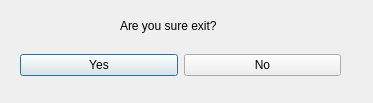
<?xml version="1.0" encoding="UTF-8"?>
<ui version="4.0">
 <class>Exit</class>
 <widget class="QDialog" name="Exit">
  <property name="geometry">
   <rect>
    <x>0</x>
    <y>0</y>
    <width>373</width>
    <height>103</height>
   </rect>
  </property>
  <property name="windowTitle">
   <string>Dialog</string>
  </property>
  <widget class="QLabel" name="Qlabel">
   <property name="geometry">
    <rect>
     <x>120</x>
     <y>10</y>
     <width>161</width>
     <height>31</height>
    </rect>
   </property>
   <property name="text">
    <string>Are you sure exit?</string>
   </property>
  </widget>
  <widget class="QWidget" name="horizontalLayoutWidget">
   <property name="geometry">
    <rect>
     <x>20</x>
     <y>40</y>
     <width>321</width>
     <height>51</height>
    </rect>
   </property>
   <layout class="QHBoxLayout" name="horizontalLayout">
    <property name="rightMargin">
     <number>0</number>
    </property>
    <item>
     <widget class="QPushButton" name="yesButton">
      <property name="text">
       <string>Yes</string>
      </property>
     </widget>
    </item>
    <item>
     <widget class="QPushButton" name="noButton">
      <property name="text">
       <string>No</string>
      </property>
     </widget>
    </item>
   </layout>
  </widget>
 </widget>
 <resources/>
 <connections/>
</ui>
